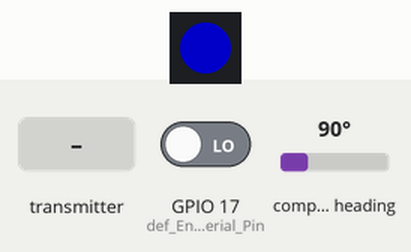
Recording of a program running on a simulated ESP32. Parts: 1 RGB LEDs in strip order, left to right. Wiring (inferred from the names in the program): CMPS compass at I2C address 0x60. The inputs (shaded band) are chosen by the test bench; at power-on: GPIO 17 (def_Enable_Serial_Pin) LOW, compass heading 90°. Dim RGB values are drawn brighter than linear; what the program prints to the serial monitor is not drawn. At 4.2 s the program restarts the board; the recording ends there.

Above: at 0.3 s.
At 1.8 s:
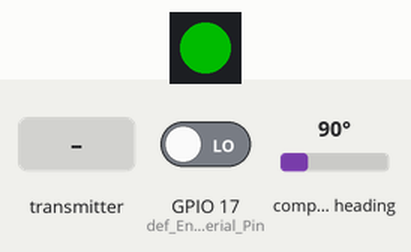
1.9 s: the transmitter starts sending messageID = 1
3.4 s: GPIO 17 (def_Enable_Serial_Pin) driven HIGH
Timing chart, 0 to 4.2 s (numbered marks = the images above; inputs shaded):
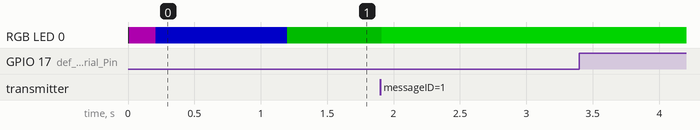

Measured:
- after the input at 3.4 s, every drawn part: stays the same

The program:

main.cpp
```cpp
#include <Arduino.h>
#include "Definitions.h"
#include "init.h"
#include "Globals.h"
#include "clockTimer.h"


CRGB leds[NUM_LEDS];                                          //Global array for coloured LED
ESPNOWData MyEspNowData;                                      //Global Array for ESP NOW Comms
GlobVariables globVariables;                                  //Global variables

void setup() {

  init_Serial();
  init_LED();                                                 //Initilise the coloured LED
  init_ESPNOW();                                              //Initilise the ESP_NOW
  init_CMPS14();                                               //Start the CMPS14 [init.cpp]

}

void loop() {

  tick();

}
```

Definitions.h
```cpp
#ifndef DEFINITIONS_H
#define DEFINITIONS_H

#define NUM_LEDS 1
#define RGB_PIN 5

#define def_LengthOfPandaString 100
#define def_RGBFlashPeriod 100

#define def_CMPS_Power_Pin 25
#define CMPS14_ADDRESS 0x60

#define def_Enable_Serial_Pin 17

#define def_Data_Size 14

#endif
```

Globals.h
```cpp
#ifndef GLOBALS_H
#define GLOBALS_H

#include "Definitions.h"

struct GlobVariables{
    unsigned long lastCorrectionTime;
    unsigned long currentTime;
    unsigned long lastTime;
    unsigned long lastMillis;
    bool useSerial;
    int readIMUErrorCount;
    int sendNOWErrorCount;
    //bool RGBChange;
    //int RGBLevel;
    //int RGBFlashLevel;
    unsigned long HundredHZ;
    unsigned long TenHZ;
    unsigned long OneHZ;

    uint8_t data[def_Data_Size];

};
extern GlobVariables globVariables;

struct ESPNOWData{

    int messageID;
    unsigned long messageTimeStamp;

    char IMU_Roll[6];
    char IMU_Pitch[6];
    char IMU_Heading[6];
    char IMU_Yaw[6];

    char Panda[def_LengthOfPandaString];

    int ntripLen;

};

extern ESPNOWData MyEspNowData;

#endif
```

clockTimer.h
```cpp
#ifndef CLOCKTIMER_H
#define CLOCKTIMER_H

#include <Arduino.h>
#include "Globals.h"
#include "mainFunc.h"

void tick();
void Hundred_HZ();
void Ten_HZ();
void One_HZ();

#endif
```

init.h
```cpp
#ifndef INIT_H
#define INIT_H

#include <Arduino.h>
#include <FastLED.h>
#include "Definitions.h"
#include "mainFunc.h"
#include <esp_now.h>
#include <WiFi.h>
#include <Wire.h>

extern CRGB leds[NUM_LEDS];

void init_Serial();
void init_LED();
void init_ESPNOW();
void init_CMPS14();

#endif
```

mainFunc.h
```cpp
#ifndef MAINFUNC_H
#define MAINFUNC_H

#include <Arduino.h>
#include <FastLED.h>
#include "Definitions.h"
#include "Globals.h"
#include <Wire.h>
#include <esp_now.h>

extern CRGB leds[NUM_LEDS];

void Set_RGB(int level);
void OnDataRecv(const uint8_t * mac, const uint8_t *incomingData, int len);
void Get_IMU_Reading();
void BroadCastNOW();
void CheckTimeUpdate();
void CheckErrors();
bool Check_IMU();
void CheckForSerial();
void BroadCastSerial();

#endif
```

clockTimer.cpp
```cpp
#include "clockTimer.h"


void tick(){

    unsigned long nowTime = millis();

    globVariables.currentTime = globVariables.currentTime + (nowTime - globVariables.lastMillis);
    globVariables.lastMillis = nowTime;

    if((globVariables.currentTime - globVariables.lastTime) >= 10){             //1/100th of a second passed

        globVariables.lastTime = globVariables.currentTime;                     //reset timer

        Hundred_HZ();
    }

}

void Hundred_HZ(){

    globVariables.HundredHZ++;
    if(globVariables.HundredHZ >= 10){
        globVariables.HundredHZ = 0;
        Ten_HZ();
    }

    Get_IMU_Reading();
    BroadCastNOW();

}

void Ten_HZ(){
    globVariables.TenHZ++;
    if(globVariables.TenHZ >= 10){
        globVariables.TenHZ = 0;
        One_HZ();
    }

    BroadCastSerial();

}

void One_HZ(){
    //Serial.println(globVariables.currentTime);
    CheckTimeUpdate();
    CheckErrors();
    CheckForSerial();
}
```

init.cpp
```cpp
#include "init.h"

void init_Serial(){

    globVariables.useSerial = false;            //initilised the global variable

    pinMode(def_Enable_Serial_Pin, INPUT);      //look at the pin we want to use to trigger serial output

    if(digitalRead(def_Enable_Serial_Pin) == 1){// we want to use serial output
        //Serial.begin(115200);
        Serial.begin(38400);
        Serial.println("AOG-IMU"); //Tell the serial terminial we are up
        globVariables.useSerial = true;

        globVariables.data[0] = 0x80;
        globVariables.data[1] = 0x81;
        globVariables.data[2] = 0x7D;
        globVariables.data[3] = 0xD3;
        globVariables.data[4] = 8;
        globVariables.data[5] = 0;
        globVariables.data[6] = 0;
        globVariables.data[7] = 0;
        globVariables.data[8] = 0;
        globVariables.data[9] = 0;
        globVariables.data[10] = 0;
        globVariables.data[11] = 0;
        globVariables.data[12] = 0;
        globVariables.data[13] = 15;
    }
}


void  init_LED(){
    FastLED.addLeds<NEOPIXEL, RGB_PIN>(leds, NUM_LEDS);

    FastLED.clear(true);                                    //turn off LED

    Serial.println("Initilised RGB-LED");
    Set_RGB(1);

}


void init_ESPNOW(){

    WiFi.mode(WIFI_STA);

    if (esp_now_init() != ESP_OK) {
        Serial.println("Error initializing ESP-NOW");
        Set_RGB(1);
        delay(1000);
        Set_RGB(0);
        ESP.restart();
    } else {
        Serial.println("Initilised ESP-NOW");
        Set_RGB(2);
        //esp_now_register_send_cb(OnDataSent);
        esp_now_register_recv_cb(OnDataRecv);
    }
}

void init_CMPS14(){

    pinMode(def_CMPS_Power_Pin, OUTPUT);
    digitalWrite(def_CMPS_Power_Pin, HIGH);
    delay(200);

    Wire.begin();

    Check_IMU(); //esp will reboot if we dont get IMU

    Serial.println("CMPS14 Connected");

    Set_RGB(3);

}
```

mainFunc.cpp
```cpp
#include "mainFunc.h"

void Set_RGB(int level){

    switch(level){
        case 0:
            FastLED.clear(true);                    //trun off LED
        break;

        case 1:                                     //RGB LED initilised
            //LED light up in red
            leds[0] = CRGB::Red;
            FastLED.setBrightness(255);
        break;

        case 2:                                     //ESP-NOW initilised
            //LED light up in red
            leds[0] = CRGB::Purple;
            FastLED.setBrightness(100);
        break;

        case 3:
            leds[0] = CRGB::Blue;
            FastLED.setBrightness(100);
        break;

        case 4:
            leds[0] = CRGB::Green;
            FastLED.setBrightness(255);
        break;

        case 5:
            leds[0] = CRGB::Green;
            FastLED.setBrightness(150);
        break;

        case 6:
            leds[0] = CRGB::Green;
            FastLED.setBrightness(80);
        break;

        case 102:                                     //ESP-NOW initilised
            //LED light up in red
            leds[0] = CRGB::Blue;
            FastLED.setBrightness(255);
        break;
    }

    FastLED.show();


}

void OnDataRecv(const uint8_t * mac, const uint8_t *incomingData, int len) {

    memcpy(&MyEspNowData, incomingData, sizeof(MyEspNowData));

    //Serial.print("Message recieved: "); Serial.println(MyEspNowData.messageID);

    switch(MyEspNowData.messageID){
        case 0:
            //force reboot
            ESP.restart();
        break;

        case 1:

            //Adjust system clock
            globVariables.currentTime = MyEspNowData.messageTimeStamp;

            //RGB to green
            Set_RGB(4);
            globVariables.lastCorrectionTime = globVariables.currentTime; //set the last time update recieved to now

        break;
    }
}

void CheckTimeUpdate(){
    unsigned long lastTimeUpdate = 0;

    lastTimeUpdate = globVariables.currentTime - globVariables.lastCorrectionTime;

    if((lastTimeUpdate >= 1000) && (lastTimeUpdate <= 1999)){
        Set_RGB(5);
        return;
    }
    if((lastTimeUpdate >= 2000) && (lastTimeUpdate <= 2999)){
        Set_RGB(6);
        return;
    }
    if(lastTimeUpdate >= 3000){
        Set_RGB(0);
        ESP.restart();
        return;
    }
}

void CheckErrors(){

    if(globVariables.readIMUErrorCount = 0){
        Set_RGB(4);
    }else if((globVariables.readIMUErrorCount > 0) && (globVariables.readIMUErrorCount < 10)){
        Set_RGB(3);
    } else if(globVariables.readIMUErrorCount > 10){
        Set_RGB(0);
        ESP.restart();
    }

}

bool Check_IMU(){

    uint8_t error = -1;
    int errorCount = -1;

    while(error != 0){

        errorCount++;
        Wire.beginTransmission(CMPS14_ADDRESS);
        error = Wire.endTransmission();

        if(errorCount > 5){
            Set_RGB(0);
            ESP.restart();
        }
    }

    return true;
}

void CheckForSerial(){ //check the use serial pin against startup config. if there is a change reboot esp
    if((digitalRead(def_Enable_Serial_Pin) == 1) && (globVariables.useSerial == false)){// we want to use serial output
        Set_RGB(0);
        ESP.restart();
    }
    if((digitalRead(def_Enable_Serial_Pin) == 0) && (globVariables.useSerial == true)){
        Set_RGB(0);
        ESP.restart();
    }
}

void Get_IMU_Reading(){

    float roll = 0.0;
    int16_t heading = 0;
    unsigned long loopTime = 0;
    unsigned long startTime = millis();

    //check the cmps14 is available
    if(Check_IMU()){

        //the Roll
        //Wire.beginTransmission(CMPS14_ADDRESS);
        //Wire.write(0x1C);
        //Wire.endTransmission();

        //Wire.requestFrom(CMPS14_ADDRESS, 3);

        //while (Wire.available() < 3){
          //  loopTime = millis();
            //if(loopTime - startTime > 50){ //spending too long in this loop
              //  break;
            //}
        //}


       //roll = int16_t(Wire.read() << 8 | Wire.read());
        //itoa(roll, MyEspNowData.IMU_Roll, 10);

         //the Roll


        //the heading
        //Wire.beginTransmission(CMPS14_ADDRESS);
        //Wire.write(0x02);
        //Wire.endTransmission();

        //Wire.requestFrom(CMPS14_ADDRESS, 3);

        //startTime = millis();
        //while (Wire.available() < 3){
        //    loopTime = millis();
        //    if(loopTime - startTime > 50){ //spending too long in this loop
        //        break;
        //    }
        //}

        //heading = Wire.read() << 8 | Wire.read();
        //Serial.print("  Heading: "); Serial.println(heading);
        //itoa(heading, MyEspNowData.IMU_Heading, 10);

        Wire.beginTransmission(CMPS14_ADDRESS);
        Wire.write(0x1C);
        Wire.endTransmission();

        Wire.requestFrom(CMPS14_ADDRESS, 3);

        while (Wire.available() < 2){
            loopTime = millis();
            if(loopTime - startTime > 50){ //spending too long in this loop
                break;
            }
        }

        //get the bytes and store for serial output
        globVariables.data[8] = Wire.read();
        globVariables.data[7] = Wire.read();

        roll = int16_t((globVariables.data[8] * 256) + globVariables.data[7]);
        itoa(roll, MyEspNowData.IMU_Roll, 10);

        //////////////////////////////////////the heading
        Wire.beginTransmission(CMPS14_ADDRESS);
        Wire.write(0x02);
        Wire.endTransmission();

        Wire.requestFrom(CMPS14_ADDRESS, 3);

        startTime = millis();
        while (Wire.available() < 2){
            loopTime = millis();
            if(loopTime - startTime > 50){ //spending too long in this loop
                break;
            }
        }

        //get the bytes and store for serial output
        globVariables.data[6] = Wire.read();
        globVariables.data[5] = Wire.read();

        heading = (globVariables.data[6] * 256) + globVariables.data[5]; //convert to degrees reading for PANDA
        itoa(heading, MyEspNowData.IMU_Heading, 10); //convert to string
        ///////////////////////////////////////


        strlcpy(MyEspNowData.IMU_Pitch, "0", sizeof(MyEspNowData.IMU_Pitch));
        strlcpy(MyEspNowData.IMU_Yaw, "0", sizeof(MyEspNowData.IMU_Yaw));

        //update the time stamp for the reading
        MyEspNowData.messageTimeStamp = globVariables.currentTime;

    } else {
        globVariables.readIMUErrorCount++;
    }

}

void BroadCastSerial(){
    if(globVariables.useSerial){

        //do check sum on data
        int16_t CK_A = 0;

        for (int16_t i = 2; i < def_Data_Size - 1; i++)
        {
            CK_A = (CK_A + globVariables.data[i]);
        }
        globVariables.data[def_Data_Size - 1] = CK_A;

        Serial.write(globVariables.data, def_Data_Size);
        Serial.flush();
    }
}

void BroadCastNOW(){

    MyEspNowData.messageID = 3; //imu message being sent

    uint8_t broadcastAddress[] = {0xAA, 0xAA, 0xAA, 0xAA, 0xAA, 0x02};//GPS address

    esp_now_peer_info_t peerInfo = {};

    memcpy(&peerInfo.peer_addr, broadcastAddress, 6);
    if (!esp_now_is_peer_exist(broadcastAddress))
    {
        esp_now_add_peer(&peerInfo);
    }


    esp_err_t result = esp_now_send(broadcastAddress, (uint8_t *)&MyEspNowData, sizeof(MyEspNowData));

    if (result == ESP_OK) {
        globVariables.sendNOWErrorCount = 0;

    } else {
        Serial.println("Error sending the data");
        globVariables.sendNOWErrorCount++;
        if(globVariables.sendNOWErrorCount > 3){
            Set_RGB(0);
            ESP.restart();
        }
    }


}
```
